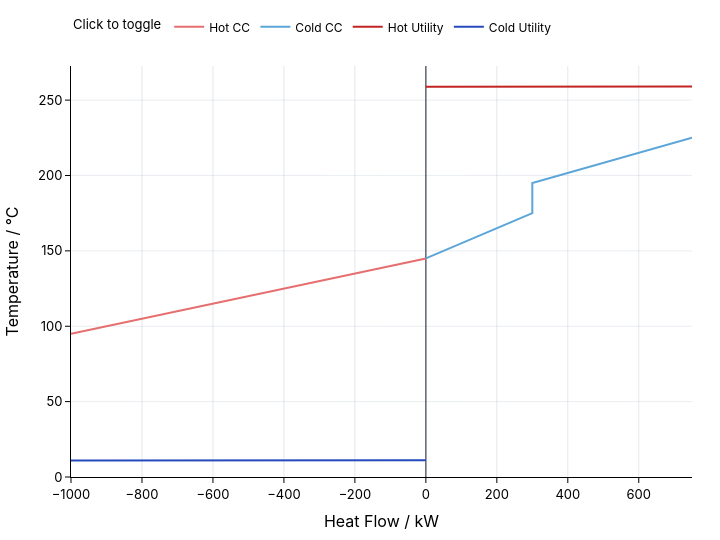

Notebook cell for this chart:
### Code cell
nlc = problem.plot.net_load_profiles(show=True)

### Figure 1 — Plotly figure (JSON) as saved in the notebook; plotly's stock layout.template omitted (floating-point values rounded to 4 significant figures)
{"data": [{"hovertemplate": "Hot CC<br>Heat Flow / kW: %{x}<br>Temperature / °C: %{y}<extra></extra>", "legendgroup": "Hot CC", "line": {"color": "#e66e6e", "width": 2}, "mode": "lines", "name": "Hot CC", "showlegend": true, "type": "scatter", "x": [0, -1000], "y": [145, 95]}, {"hovertemplate": "Cold CC<br>Heat Flow / kW: %{x}<br>Temperature / °C: %{y}<extra></extra>", "legendgroup": "Cold CC", "line": {"color": "#5ca5d9", "width": 2}, "mode": "lines", "name": "Cold CC", "showlegend": true, "type": "scatter", "x": [750, 300, 300, 0], "y": [225, 195, 175, 145]}, {"hovertemplate": "Hot Utility<br>Heat Flow / kW: %{x}<br>Temperature / °C: %{y}<extra></extra>", "legendgroup": "Hot Utility", "line": {"color": "#C22323", "width": 2}, "mode": "lines", "name": "Hot Utility", "showlegend": true, "type": "scatter", "x": [750, 0], "y": [259, 258.9]}, {"hovertemplate": "Cold Utility<br>Heat Flow / kW: %{x}<br>Temperature / °C: %{y}<extra></extra>", "legendgroup": "Cold Utility", "line": {"color": "#244abd", "width": 2}, "mode": "lines", "name": "Cold Utility", "showlegend": true, "type": "scatter", "x": [0, -1000], "y": [11.1, 11]}], "layout": {"autosize": false, "font": {"color": "#000000", "family": "IBM Plex Sans, Inter, system-ui, sans-serif", "size": 13}, "height": 540, "hoverlabel": {"bgcolor": "#ffffff", "font": {"color": "#000000"}}, "hovermode": "closest", "legend": {"font": {"color": "#000000", "size": 12}, "orientation": "h", "title": {"font": {"color": "#000000", "size": 13}, "text": "Click to toggle"}, "y": 1.06, "yanchor": "bottom"}, "margin": {"b": 48, "l": 50, "r": 28, "t": 64}, "paper_bgcolor": "#ffffff", "plot_bgcolor": "#ffffff", "width": 720, "xaxis": {"gridcolor": "rgba(148, 163, 184, 0.25)", "linecolor": "#000000", "rangemode": "tozero", "showgrid": true, "showline": true, "tickcolor": "#000000", "tickfont": {"color": "#000000"}, "ticks": "outside", "title": {"font": {"color": "#000000"}, "text": "Heat Flow / kW"}, "zeroline": true, "zerolinecolor": "rgba(15, 23, 42, 0.8)", "zerolinewidth": 1.25}, "yaxis": {"gridcolor": "rgba(148, 163, 184, 0.2)", "linecolor": "#000000", "rangemode": "tozero", "showgrid": true, "showline": true, "tickcolor": "#000000", "tickfont": {"color": "#000000"}, "ticks": "outside", "title": {"font": {"color": "#000000"}, "text": "Temperature / °C"}, "zeroline": true, "zerolinecolor": "rgba(15, 23, 42, 0.8)", "zerolinewidth": 1.25}}}
